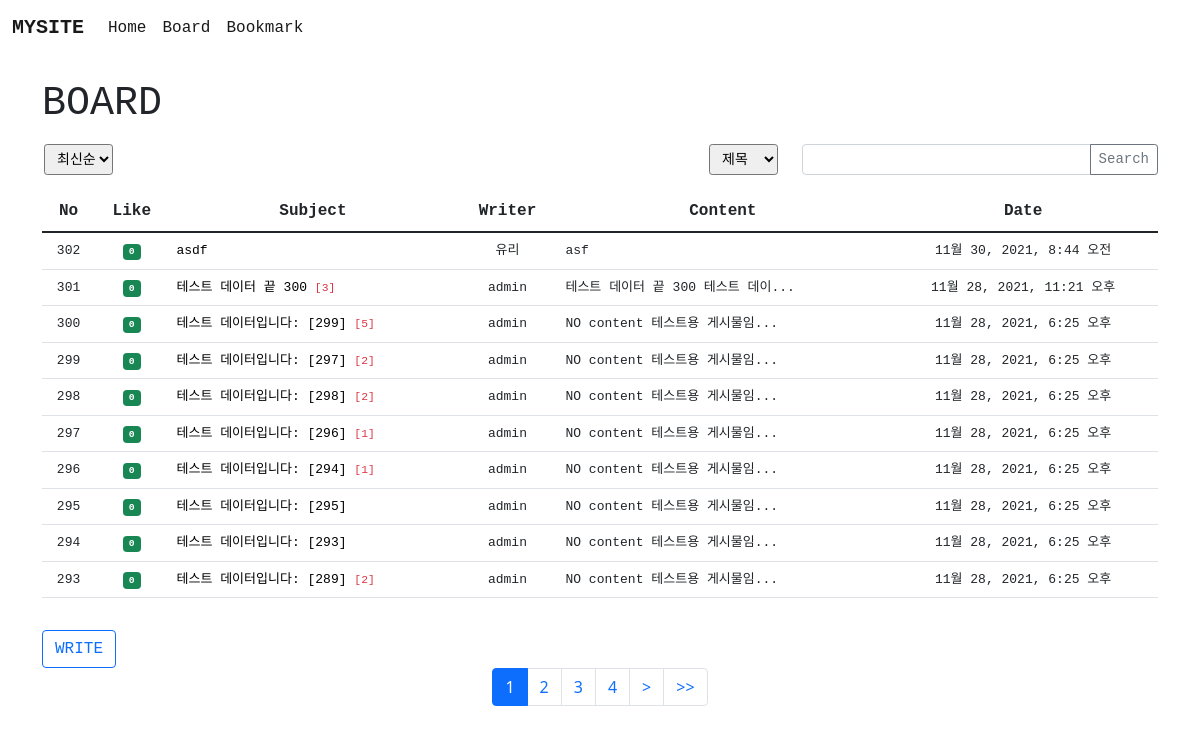
Page /board/ on the earlier database version.
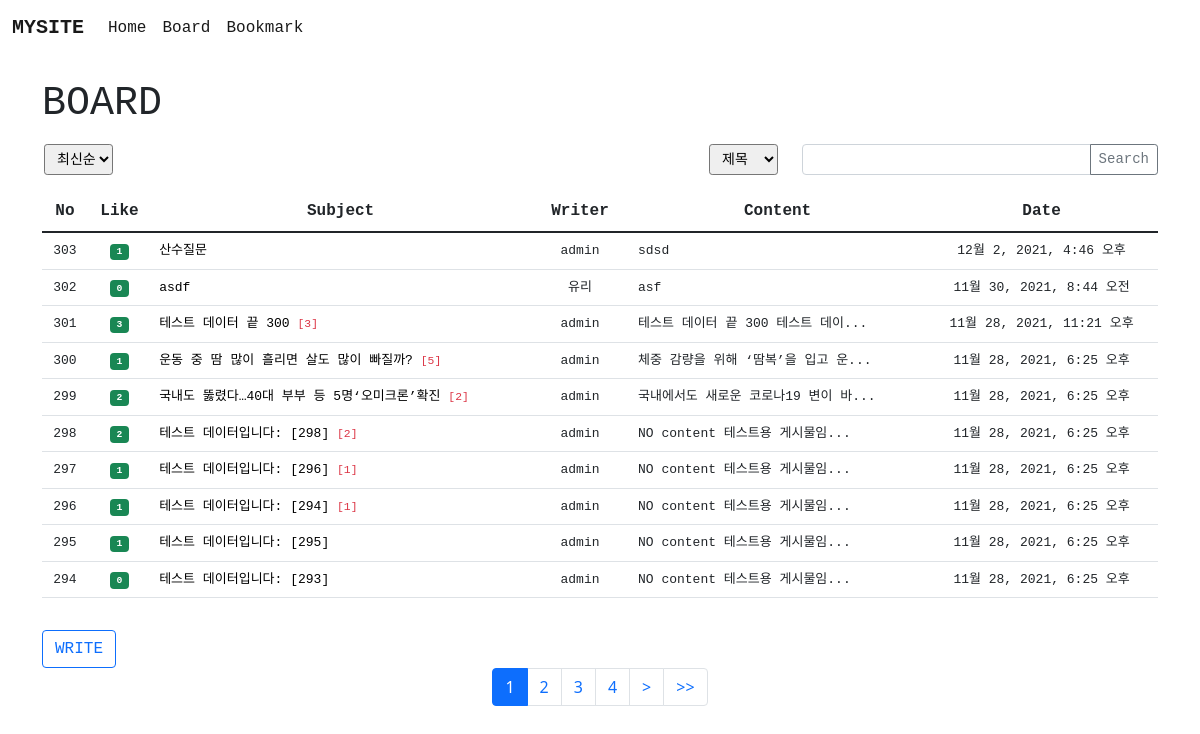
Same page on the later database version.
### board/models.py (models this page shows, shortened)
class Board(models.Model):
    subject = models.CharField(max_length=100)
    writer = models.CharField(max_length=30)
    content = models.TextField()
    photo = models.ImageField(upload_to='post',blank=True, null=True)
    ctime = models.DateTimeField()
    voter = models.ManyToManyField(User)
    def summary(self):
        if len(self.content) >= 20:
            return self.content[:20] + "..."
        return self.content

### board/views.py (the view)
# urls.py: path('', views.index, name = 'index'),
def index(request):
    page = request.GET.get('page',1) #page값 없이 호출된 경우에는 디폴트로 1을 설정
    cate = request.GET.get('cate','')
    kw = request.GET.get('kw','')
    if cate == "추천순":
        print(1)
        b = Board.objects.annotate(num_voter = Count('voter')).order_by("-num_voter","-ctime")
    elif cate == "댓글순":
        print(2)
        b = Board.objects.annotate(num_rep = Count('sub')).order_by("-num_rep","-ctime")
    else:
        print(3)
        b = Board.objects.order_by("-ctime")
    pag = Paginator(b,10)
    obj = pag.get_page(page)
    context = {
        'blist' : obj,
        'cate' : cate,
        'kw' : kw
    }
    return render(request, 'board/index.html', context)

### template/board/index.html (shortened to what this page needs)
{% extends 'base.html' %}
{% block content %}
{% load mathfilters %}
<div class = 'container mt-4 jm'>
  <H1>BOARD</H1>
    <div class="row my-3 text-end">
        <div class = "col-sm-1">
          <form method="get">
            <select class="form-select-sm" name = 'cate' aria-label="Default select example" style = "height: 31px;">
              <option value="최신순" {% if cate == '최신순' %} selected {% endif %}>최신순</option>
            </select>
          </form>
        </div>
        <div class = "col-sm-5"></div>
        <div class = "col-sm-2">
            <select class="form-select-sm" name = 'cate' aria-label="Default select example" style = "height: 31px;">
                <option value="제목" {% if cate == '제목'%}selected{% endif %}>제목</option>
              </select>
        </div>
        <div class = "col-sm-4">
          <div class="input-group">
            <input type = "text" class = "form-control" name = "kw" value = "{{kw}}" style = "width : auto; height: 31px;">
            <button class="btn btn-outline-secondary btn-sm">Search</button>
          </div>
        </div>
    </div>
    <table class="table table-hover">
        <thead>
          <tr class = "text-center">
            <th scope="col">No</th>
            <th scope="col">Like</th>
            <th scope="col">Subject</th>
            <th scope="col">Writer</th>
            <th scope="col">Content</th>
            <th scope="col">Date</th>
          </tr>
        </thead>
        <tbody>
        {% for i in blist %}
          <tr style = "font-size: small;">
            <td class = "text-center" scope="row">
            {{ blist.paginator.count|sub:blist.start_index|sub:forloop.counter0|add:1 }}
            </td>
            <td class = "text-center"><span class = "badge bg-success">{{ i.voter.all.count }}</span></td>
            <td ><a href = "{% url 'board:detail' i.id %}" style="text-decoration:none; color: black;">{{i.subject}}</a>
            {% if i.reply_set.count > 0 %}
            <span class = "text-danger small ml-2">[{{i.reply_set.count}}]</span>
            {% endif %}</td>
            <td class = "text-center" width= "100px">{{ i.writer }}</td>
            <td>{{ i.summary }}</td>
            <td class = "text-center">{{ i.ctime }}</td>
          </tr>
        {% endfor %}
        </tbody>
      </table>
      {% if user.username %}
      <a href = "{% url 'board:create' %}"><button class = 'mt-3 btn btn-outline-primary'>WRITE</button></a>
      {% else %}
      <a href = "{% url 'acc:index' %}"><button class = 'mt-3 btn btn-outline-primary'>WRITE</button></a>
      {% endif %}
</div>
<nav aria-label="Page navigation example">
    <ul class="pagination justify-content-center">
        {% for i in blist.paginator.page_range %}
            {% if i >= blist.number|add:-3 and i <= blist.number|add:3%}
                <li class="page-item {% if blist.number == i %}active{% endif %}"><a class="page-link" href="{% url 'board:index' %}?page={{i}}&cate={{cate}}&kw={{kw}}">{{ i }}</a></li>
            {% endif %}
        {% endfor %}
        {% if blist.has_next %}
            <li class="page-item">
                <a class="page-link" href="{% url 'board:index' %}?page={{blist.next_page_number}}&cate={{cate}}&kw={{kw}}"> > </a>
            </li>
            <li class="page-item">
                <a class="page-link" href="{% url 'board:index' %}?page={{blist.paginator.num_pages}}&cate={{cate}}&kw={{kw}}"> >> </a>
            </li>
        {% endif %}
    </ul>
  </nav>
{% endblock %}

Differences in the rows shown:
no longer on this page (row unchanged): Board: paginator.count|sub "293", voter.all.count "0", subject "테스트 데이터입니다: [289]", reply_set.count "2", writer "admin", summary "NO content 테스트용 게시물임...", ctime "11월 28, 2021, 6:25 오후"
added Board: paginator.count|sub "303", voter.all.count "1", subject "산수질문", writer "admin", summary "sdsd", ctime "12월 2, 2021, 4:46 오후"
computed for Board "테스트 데이터 끝 300": voter.all.count "0" → "3"
changed Board: voter.all.count "0" → "1"; subject "테스트 데이터입니다: [299]" → "운동 중 땀 많이 흘리면 살도 많이 빠질까?"; summary "NO content 테스트용 게시물임..." → "체중 감량을 위해 ‘땀복’을 입고 운..."
changed Board: voter.all.count "0" → "2"; subject "테스트 데이터입니다: [297]" → "국내도 뚫렸다…40대 부부 등 5명‘오미크론’확진"; summary "NO content 테스트용 게시물임..." → "국내에서도 새로운 코로나19 변이 바..."
computed for Board "테스트 데이터입니다: [298]": voter.all.count "0" → "2"
computed for Board "테스트 데이터입니다: [296]": voter.all.count "0" → "1"
computed for Board "테스트 데이터입니다: [294]": voter.all.count "0" → "1"
computed for Board "테스트 데이터입니다: [295]": voter.all.count "0" → "1"
